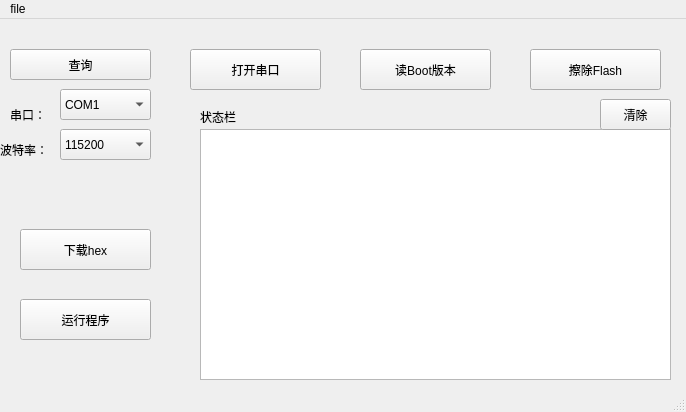
<?xml version="1.0" encoding="UTF-8"?>
<ui version="4.0">
 <class>MainWindow</class>
 <widget class="QMainWindow" name="MainWindow">
  <property name="geometry">
   <rect>
    <x>0</x>
    <y>0</y>
    <width>686</width>
    <height>412</height>
   </rect>
  </property>
  <property name="windowTitle">
   <string>MainWindow</string>
  </property>
  <widget class="QWidget" name="centralwidget">
   <widget class="QComboBox" name="comboBox">
    <property name="geometry">
     <rect>
      <x>60</x>
      <y>70</y>
      <width>91</width>
      <height>31</height>
     </rect>
    </property>
    <item>
     <property name="text">
      <string>COM1</string>
     </property>
    </item>
    <item>
     <property name="text">
      <string>COM2</string>
     </property>
    </item>
    <item>
     <property name="text">
      <string>COM3</string>
     </property>
    </item>
    <item>
     <property name="text">
      <string>COM4</string>
     </property>
    </item>
    <item>
     <property name="text">
      <string>COM5</string>
     </property>
    </item>
    <item>
     <property name="text">
      <string>COM6</string>
     </property>
    </item>
    <item>
     <property name="text">
      <string>COM7</string>
     </property>
    </item>
    <item>
     <property name="text">
      <string>COM8</string>
     </property>
    </item>
    <item>
     <property name="text">
      <string>COM9</string>
     </property>
    </item>
    <item>
     <property name="text">
      <string>COM10</string>
     </property>
    </item>
   </widget>
   <widget class="QLabel" name="label">
    <property name="geometry">
     <rect>
      <x>10</x>
      <y>80</y>
      <width>41</width>
      <height>31</height>
     </rect>
    </property>
    <property name="lineWidth">
     <number>1</number>
    </property>
    <property name="text">
     <string>串口：</string>
    </property>
    <property name="textFormat">
     <enum>Qt::PlainText</enum>
    </property>
   </widget>
   <widget class="QPushButton" name="pushButton">
    <property name="geometry">
     <rect>
      <x>190</x>
      <y>30</y>
      <width>131</width>
      <height>41</height>
     </rect>
    </property>
    <property name="text">
     <string>打开串口</string>
    </property>
   </widget>
   <widget class="QTextBrowser" name="textBrowser">
    <property name="geometry">
     <rect>
      <x>200</x>
      <y>110</y>
      <width>471</width>
      <height>251</height>
     </rect>
    </property>
   </widget>
   <widget class="QPushButton" name="pushButton_2">
    <property name="geometry">
     <rect>
      <x>360</x>
      <y>30</y>
      <width>131</width>
      <height>41</height>
     </rect>
    </property>
    <property name="text">
     <string>读Boot版本</string>
    </property>
   </widget>
   <widget class="QPushButton" name="pushButton_3">
    <property name="geometry">
     <rect>
      <x>530</x>
      <y>30</y>
      <width>131</width>
      <height>41</height>
     </rect>
    </property>
    <property name="text">
     <string>擦除Flash</string>
    </property>
   </widget>
   <widget class="QPushButton" name="pushButton_4">
    <property name="geometry">
     <rect>
      <x>20</x>
      <y>210</y>
      <width>131</width>
      <height>41</height>
     </rect>
    </property>
    <property name="text">
     <string>下载hex</string>
    </property>
   </widget>
   <widget class="QLabel" name="label_2">
    <property name="geometry">
     <rect>
      <x>200</x>
      <y>90</y>
      <width>72</width>
      <height>15</height>
     </rect>
    </property>
    <property name="text">
     <string>状态栏</string>
    </property>
   </widget>
   <widget class="QComboBox" name="comboBox_2">
    <property name="geometry">
     <rect>
      <x>60</x>
      <y>110</y>
      <width>91</width>
      <height>31</height>
     </rect>
    </property>
    <item>
     <property name="text">
      <string>115200</string>
     </property>
    </item>
    <item>
     <property name="text">
      <string>9600</string>
     </property>
    </item>
    <item>
     <property name="text">
      <string>19200</string>
     </property>
    </item>
    <item>
     <property name="text">
      <string>38400</string>
     </property>
    </item>
    <item>
     <property name="text">
      <string>57600</string>
     </property>
    </item>
   </widget>
   <widget class="QLabel" name="label_3">
    <property name="geometry">
     <rect>
      <x>0</x>
      <y>120</y>
      <width>51</width>
      <height>21</height>
     </rect>
    </property>
    <property name="lineWidth">
     <number>1</number>
    </property>
    <property name="text">
     <string>波特率：</string>
    </property>
    <property name="textFormat">
     <enum>Qt::PlainText</enum>
    </property>
   </widget>
   <widget class="QPushButton" name="pushButton_5">
    <property name="geometry">
     <rect>
      <x>20</x>
      <y>280</y>
      <width>131</width>
      <height>41</height>
     </rect>
    </property>
    <property name="text">
     <string>运行程序</string>
    </property>
   </widget>
   <widget class="QPushButton" name="pushButton_6">
    <property name="geometry">
     <rect>
      <x>600</x>
      <y>80</y>
      <width>71</width>
      <height>31</height>
     </rect>
    </property>
    <property name="text">
     <string>清除</string>
    </property>
   </widget>
   <widget class="QPushButton" name="pushButton_7">
    <property name="geometry">
     <rect>
      <x>10</x>
      <y>30</y>
      <width>141</width>
      <height>31</height>
     </rect>
    </property>
    <property name="text">
     <string>查询</string>
    </property>
   </widget>
  </widget>
  <widget class="QMenuBar" name="menubar">
   <property name="geometry">
    <rect>
     <x>0</x>
     <y>0</y>
     <width>686</width>
     <height>26</height>
    </rect>
   </property>
   <widget class="QMenu" name="menuFiedl">
    <property name="title">
     <string>file</string>
    </property>
    <addaction name="actionOpenhex"/>
    <addaction name="actionSave"/>
   </widget>
   <addaction name="menuFiedl"/>
  </widget>
  <widget class="QStatusBar" name="statusbar"/>
  <action name="actionOpenhex">
   <property name="checkable">
    <bool>true</bool>
   </property>
   <property name="checked">
    <bool>false</bool>
   </property>
   <property name="enabled">
    <bool>true</bool>
   </property>
   <property name="text">
    <string>openhex</string>
   </property>
  </action>
  <action name="actionSave">
   <property name="text">
    <string>Save</string>
   </property>
  </action>
 </widget>
 <resources/>
 <connections>
  <connection>
   <sender>pushButton_6</sender>
   <signal>clicked()</signal>
   <receiver>textBrowser</receiver>
   <slot>clear()</slot>
   <hints>
    <hint type="sourcelabel">
     <x>643</x>
     <y>124</y>
    </hint>
    <hint type="destinationlabel">
     <x>554</x>
     <y>142</y>
    </hint>
   </hints>
  </connection>
 </connections>
 <slots>
  <slot>OpenCOM()</slot>
  <slot>slot1()</slot>
 </slots>
</ui>
